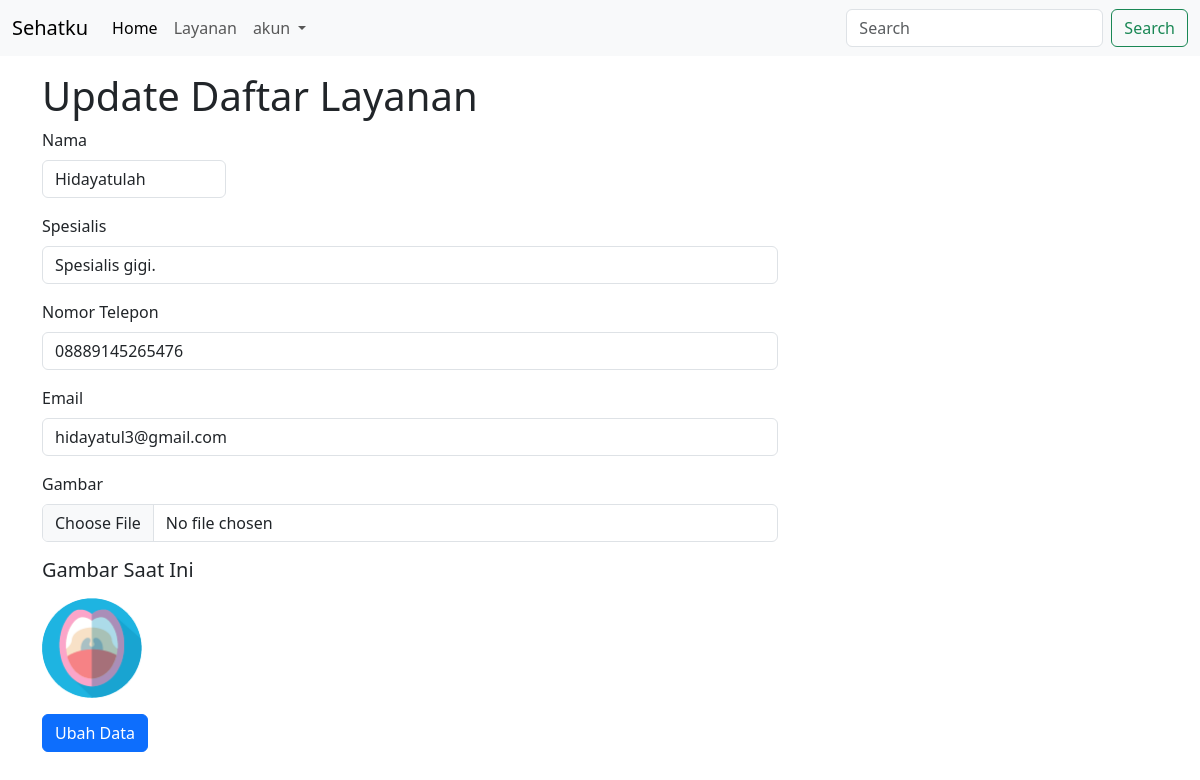
/ubah.php?id=4, run on the app's committed database.
### tables this page shows
CREATE TABLE `daftar_layanan` (
  `id` int NOT NULL,
  `nama` varchar(255) NOT NULL,
  `gambar` varchar(255) NOT NULL,
  `spesialis` varchar(255) NOT NULL,
  `nomor_telepon` varchar(255) NOT NULL,
  `email` varchar(255) NOT NULL
);

### ubah.php (called while the page is built, shortened)
<?php
require('functions.php');
$id = $_GET['id'];
$layanan = query("SELECT * FROM daftar_layanan WHERE id=$id")[0];
require('views/ubah.view.php');

### functions.php (called while the page is built, shortened)
<?php
function koneksi()
{
  $conn = mysqli_connect('localhost', 'root', '', 'pw2023_223040123') or die('KONEKSI GAGAL!');
  return $conn;
}
function query($query)
{
  $conn = koneksi();
  $result = mysqli_query($conn, $query) or die(mysqli_error($conn));
  $rows = [];
  while ($row = mysqli_fetch_assoc($result)) {
    $rows[] = $row;
  }
  return $rows;
}

### views/ubah.view.php (the view, shortened to what this page needs)
<?php require('partials/header.php'); ?>
<?php require('partials/nav.php'); ?>
<div class="container mt-3">
  <h1>Update Daftar Layanan</h1>
  <div class="row">
    <div class="col-md-8">
      <form action="" method="post">
        <div class="mb-3 w-25">
          <label for="nama" class="form-label">Nama</label>
          <input type="text" class="form-control" name="nama" id="nama" require maxlength="9" autofocus required value="<?= $layanan['nama'];?>" >
        </div>
        <div class="mb-3">
          <label for="spesialis" class="form-label">Spesialis</label>
          <input type="text" class="form-control" name="spesialis" id="spesialis" value="<?= $layanan['spesialis'];?>">
        </div>
        <div class="mb-3">
          <label for="nomor_telepon" class="form-label">Nomor Telepon</label>
          <input type="text" class="form-control" name="nomor_telepon" id="nomor_telepon" value="<?= $layanan['nomor_telepon'];?>">
        </div>
        <div class="mb-3">
          <label for="email" class="form-label">Email</label>
          <input type="text" class="form-control" name="email" id="email" value="<?= $layanan['email'];?>">
        </div>
        <div class="mb-3">
            <label for="gambar" class="form-label">Gambar</label>
            <input type="file" name="gambar" class="form-control" id="gambar" onchange="previewImage(event);">
            <h5 class="my-3" id="gambar-text">Gambar Saat Ini</h5>
            <img src="images/<?= $layanan['gambar'] ?>" alt="" id="preview" width="100">
        </div>
        <button class="btn btn-primary" type="submit" name="ubah">Ubah Data</button>
      </form>
    </div>
  </div>
</div>
<?php require('partials/footer.php'); ?>

### data on the page
daftar_layanan: nama "Hidayatulah", spesialis "Spesialis gigi.", nomor_telepon "08889145265476", email "hidayatul3@gmail.com", gambar (picture)
